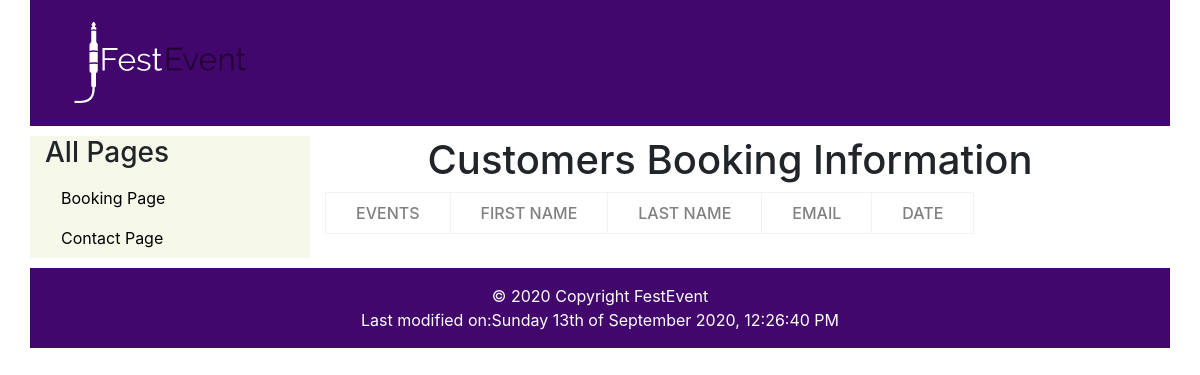
Page /adminbooking.php on the earlier database version.
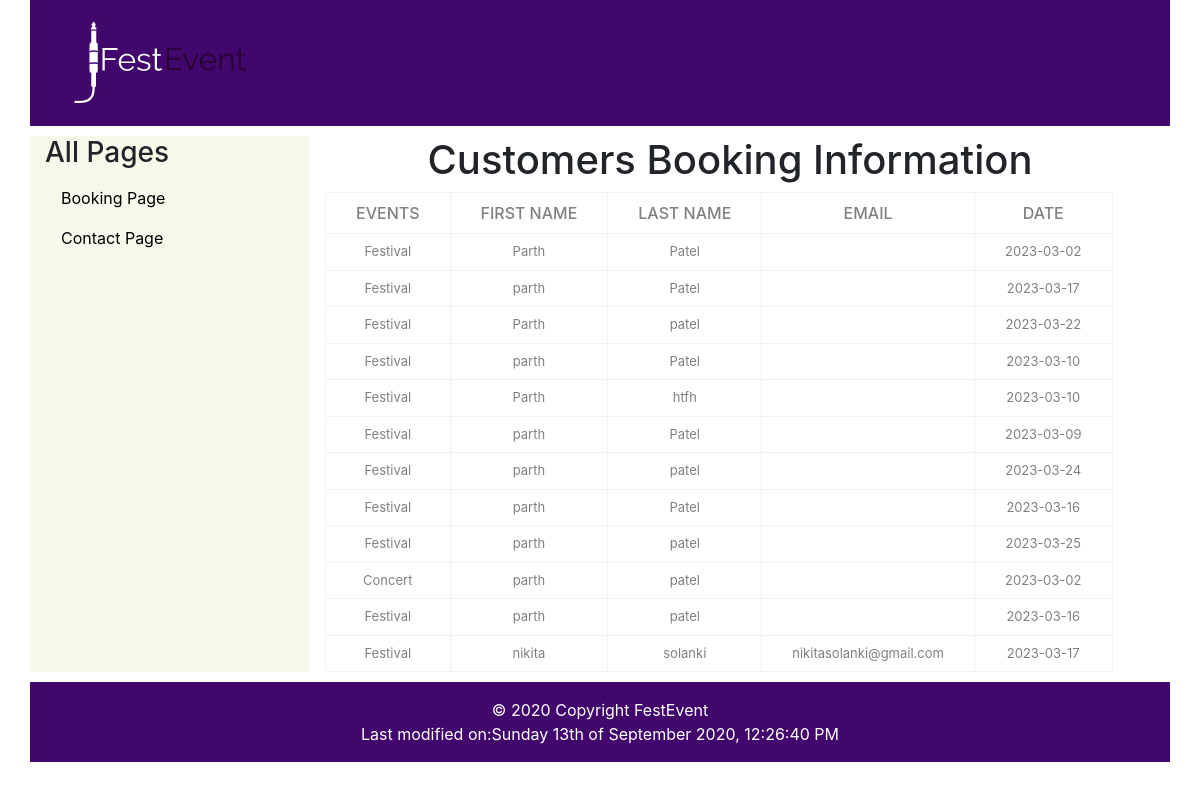
Same page on the later database version.
### tables this page shows
CREATE TABLE `bookinginfo` (
  `events` varchar(60) NOT NULL,
  `fname` varchar(60) NOT NULL,
  `lname` varchar(60) NOT NULL,
  `date` date NOT NULL,
  `bookingid` int NOT NULL,
  `email` varchar(60) NOT NULL
);

### adminbooking.php (the view, shortened to what this page needs)
<?php
include "adminheader.php";
?>
<link rel="stylesheet" href="https://cdn.jsdelivr.net/npm/bootstrap@4.3.1/dist/css/bootstrap.min.css">
<body>
    <h1>Customers Booking Information</h1>
    <div class="main">
        <div class="table-content">
            <table>
                <thead>
                    <tr>
                        <th>Events</th>
                        <th>First Name</th>
                        <th>Last Name</th>
                        <th>Email</th>
                        <th>Date</th>
                    </tr>
                </thead>
                <tbody>
                    <?php
                        include "db.php";
                        $selectquery = "select * from bookinginfo";
                        $query=mysqli_query($conn,$selectquery);
                        while($res=mysqli_fetch_array($query)){
                    ?>
                    <tr>
                        <td><?php echo $res['events']; ?></td>
                        <td><?php echo $res['fname']; ?></td>
                        <td><?php echo $res['lname']; ?></td>
                        <td><?php echo $res['email']; ?></td>
                        <td><?php echo $res['date']; ?></td>
                    </tr>
                       <?php } ?>
                </tbody>
            </table>
        </div>
    </div>
</body>
<?php
include "adminfooter.php";
?>

Differences in the rows shown:
added bookinginfo: events "Festival", fname "Parth", lname "Patel", date "2023-03-02"
added bookinginfo: events "Festival", fname "parth", lname "Patel", date "2023-03-17"
added bookinginfo: events "Festival", fname "Parth", lname "patel", date "2023-03-22"
added bookinginfo: events "Festival", fname "parth", lname "Patel", date "2023-03-10"
added bookinginfo: events "Festival", fname "Parth", lname "htfh", date "2023-03-10"
added bookinginfo: events "Festival", fname "parth", lname "Patel", date "2023-03-09"
added bookinginfo: events "Festival", fname "parth", lname "patel", date "2023-03-24"
added bookinginfo: events "Festival", fname "parth", lname "Patel", date "2023-03-16"
added bookinginfo: events "Festival", fname "parth", lname "patel", date "2023-03-25"
added bookinginfo: events "Concert", fname "parth", lname "patel", date "2023-03-02"
added bookinginfo: events "Festival", fname "parth", lname "patel", date "2023-03-16"
added bookinginfo: events "Festival", fname "nikita", lname "solanki", email "nikitasolanki@gmail.com", date "2023-03-17"
